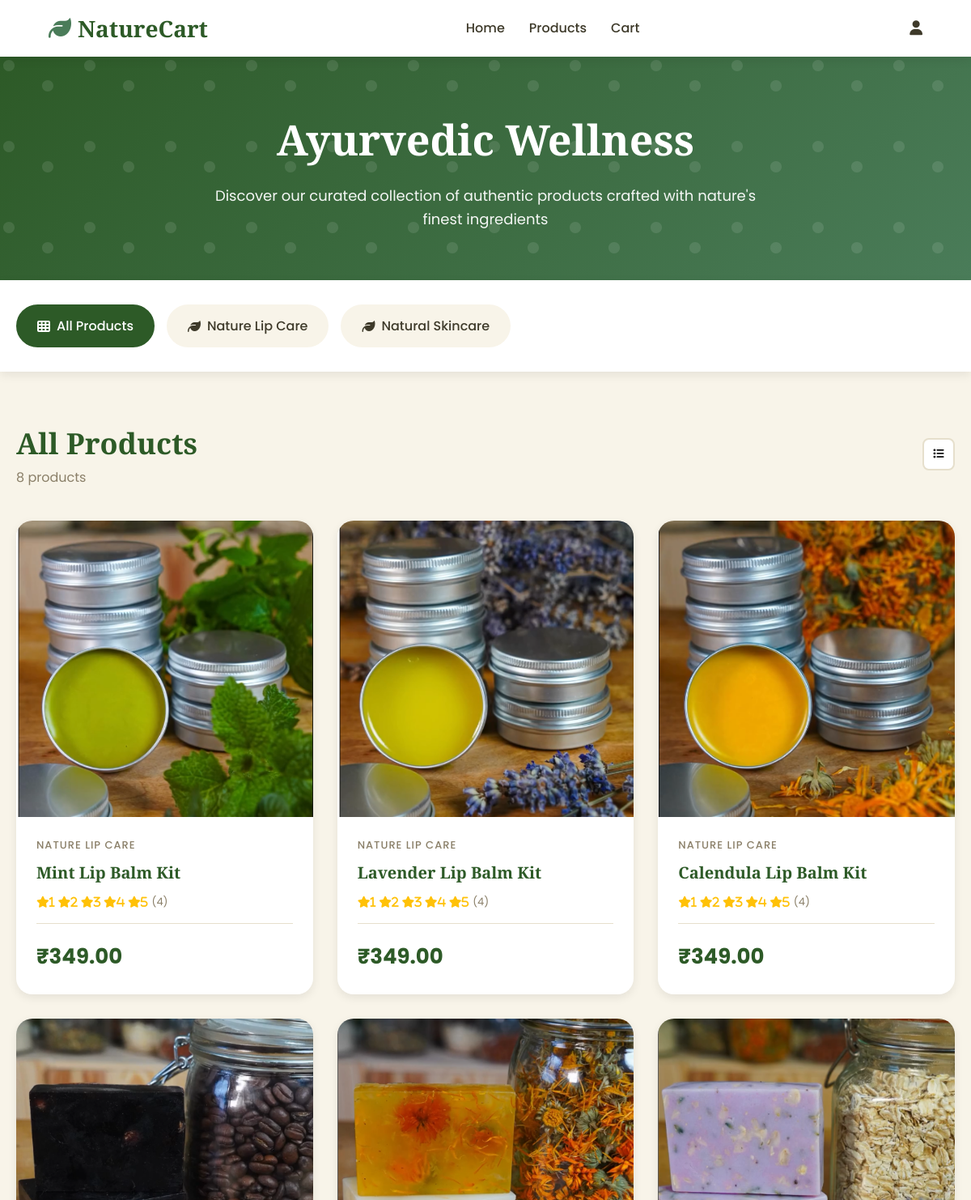
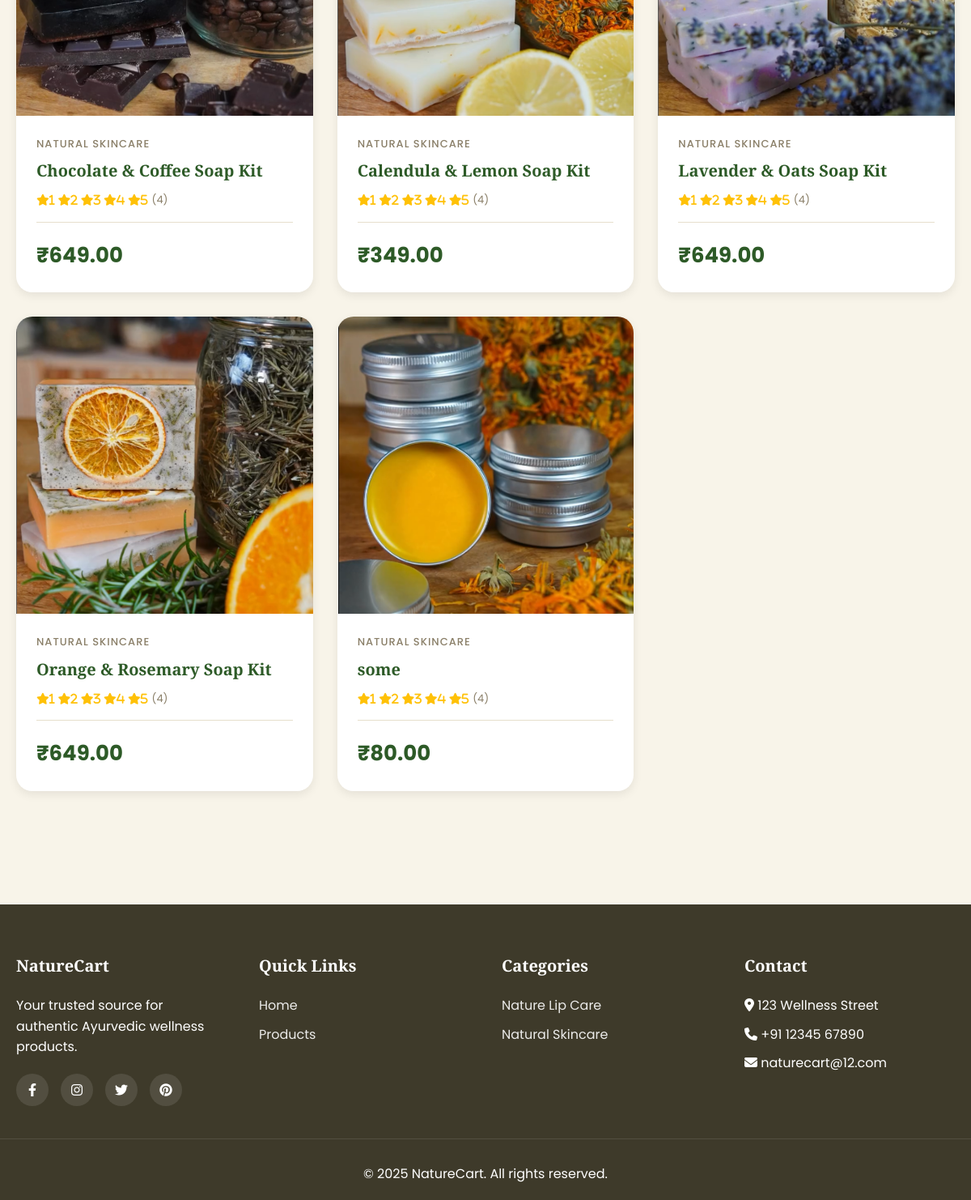
Screenshot of /products/ with the database file from the repository (2 pictures, top to bottom).
### store/models.py (models this page shows, shortened)
class Category(models.Model):
    name = models.CharField(max_length=100, unique=True)
    description = models.TextField(blank=True)

class Product(models.Model):
    name = models.CharField(max_length=200)
    category = models.ForeignKey(Category, on_delete=models.CASCADE, related_name='products')
    photo = models.ImageField(upload_to='products/photos/')
    video = models.FileField(upload_to='products/videos/', blank=True, null=True)
    recipe = models.TextField()
    price = models.DecimalField(max_digits=10, decimal_places=2)
    ingredients = models.ManyToManyField(Ingredient, related_name='products')

### store/views.py (the view)
# urls.py: path('products/', views.products, name='products'),
def products(request):
    categories = Category.objects.all()
    products = Product.objects.all()
    return render(request, 'store/products.html', {
        'categories': categories,
        'products': products
    })

### store/templates/store/products.html (shortened to what this page needs)
<!DOCTYPE html>
<html lang="en">
<head>
    <link rel="stylesheet" href="https://cdnjs.cloudflare.com/ajax/libs/font-awesome/6.4.0/css/all.min.css">
</head>
<body>
    <header>
        <div class="header-container">
            <a href="{% url 'home' %}" class="logo">
                <i class="fas fa-leaf"></i>
                NatureCart
            </a>
            <nav>
                <ul>
                    <li><a href="{% url 'home' %}">Home</a></li>
                    <li><a href="{% url 'products' %}">Products</a></li>
                    <li><a href="{% url 'cart_view' %}">Cart</a></li>
                </ul>
            </nav>
                <div class="user-actions">
                    {% if user.is_authenticated %}
                        <a href="{% url 'cart_view' %}"><i class="fas fa-shopping-cart"></i></a>
                        <a href="{% url 'logout' %}"><i class="fas fa-sign-out-alt"></i></a>
                    {% else %}
                        <a href="{% url 'login' %}"><i class="fas fa-user"></i></a>
                    {% endif %}
                </div>
            </div>
    </header>
    <section class="products-hero">
        <div class="hero-content">
            <h1>Ayurvedic Wellness</h1>
            <p>Discover our curated collection of authentic products crafted with nature's finest ingredients</p>
        </div>
    </section>
    <div class="category-bar">
        <div class="category-container">
            <div class="category-scroll">
                <a href="{% url 'products' %}" class="category-item {% if not selected_category %}active{% endif %}">
                    <i class="fas fa-th"></i>
                    <span>All Products</span>
                </a>
                {% for category in categories %}
                <a href="{% url 'category_products' category.id %}" class="category-item {% if selected_category.id == category.id %}active{% endif %}">
                    <i class="fas fa-leaf"></i>
                    <span>{{ category.name }}</span>
                </a>
                {% endfor %}
            </div>
        </div>
    </div>
    <div class="products-container">
        <div class="products-header">
            <div>
                <h2>{% if selected_category %}{{ selected_category.name }}{% else %}All Products{% endif %}</h2>
                <p class="products-count">{{ products|length }} product{{ products|length|pluralize }}</p>
            </div>
            <div class="view-toggle">
                <button class="view-btn"><i class="fas fa-list"></i></button>
            </div>
        </div>
        <div class="products-grid">
            {% for product in products %}
            <div class="product-card">
                <a href="{% url 'product_detail' product.id %}">
                    <div class="product-image">
                        <img src="{{ product.photo.url }}" alt="{{ product.name }}" loading="lazy">
                    </div>
                </a>
                <div class="product-info">
                    <div class="product-category">{{ product.category.name }}</div>
                    <a href="{% url 'product_detail' product.id %}">
                        <h3 class="product-name">{{ product.name }}</h3>
                    </a>
                    <div class="product-rating">
                        <div class="stars">
                            <i class="fas fa-star">1</i>
                            <i class="fas fa-star">2</i>
                            <i class="fas fa-star">3</i>
                            <i class="fas fa-star">4</i>
                            <i class="fas fa-star">5</i>
                        </div>
                        <span class="review-count">({{ product.review_count|default:"4" }})</span>
                    </div>
                    <div class="product-footer">
                        <div class="product-price">₹{{ product.price }}</div>
                    </div>
                </div>
            </div>
            {% endfor %}
        </div>
    </div>
    <footer>
        <div class="footer-content">
            <div class="footer-column">
                <h3>NatureCart</h3>
                <p>Your trusted source for authentic Ayurvedic wellness products.</p>
                <div class="social-icons">
                    <a href="#"><i class="fab fa-facebook-f"></i></a>
                    <a href="#"><i class="fab fa-instagram"></i></a>
                    <a href="#"><i class="fab fa-twitter"></i></a>
                    <a href="#"><i class="fab fa-pinterest"></i></a>
                </div>
            </div>
            <div class="footer-column">
                <h3>Quick Links</h3>
                <ul>
                    <li><a href="{% url 'home' %}">Home</a></li>
                    <li><a href="{% url 'products' %}">Products</a></li>
                </ul>
            </div>
            <div class="footer-column">
                <h3>Categories</h3>
                <ul>
                    {% for category in categories|slice:":5" %}
                    <li><a href="{% url 'category_products' category.id %}">{{ category.name }}</a></li>
                    {% endfor %}
                </ul>
            </div>
            <div class="footer-column">
                <h3>Contact</h3>
                <ul>
                    <li><i class="fas fa-map-marker-alt"></i> 123 Wellness Street</li>
                    <li><i class="fas fa-phone"></i> +91 12345 67890</li>
                    <li><i class="fas fa-envelope"></i> naturecart@12.com</li>
                </ul>
            </div>
        </div>
        <div class="footer-bottom">
            <p>&copy; 2025 NatureCart. All rights reserved.</p>
        </div>
    </footer>
</body>
</html>

### rows the page displays
Category: name "Nature Lip Care"
Category: name "Natural Skincare"
Product: photo (picture), category.name "NATURE LIP CARE", name "Mint Lip Balm Kit", review_count "4", price "349.00"
Product: photo (picture), category.name "NATURE LIP CARE", name "Lavender Lip Balm Kit", review_count "4", price "349.00"
Product: photo (picture), category.name "NATURE LIP CARE", name "Calendula Lip Balm Kit", review_count "4", price "349.00"
Product: photo (picture), category.name "NATURAL SKINCARE", name "Chocolate & Coffee Soap Kit", review_count "4", price "649.00"
Product: photo (picture), category.name "NATURAL SKINCARE", name "Calendula & Lemon Soap Kit", review_count "4", price "349.00"
Product: photo (picture), category.name "NATURAL SKINCARE", name "Lavender & Oats Soap Kit", review_count "4", price "649.00"
Product: photo (picture), category.name "NATURAL SKINCARE", name "Orange & Rosemary Soap Kit", review_count "4", price "649.00"
Product: photo (picture), category.name "NATURAL SKINCARE", name "some", review_count "4", price "80.00"

### other values shown
{{ products|length }} "8"
